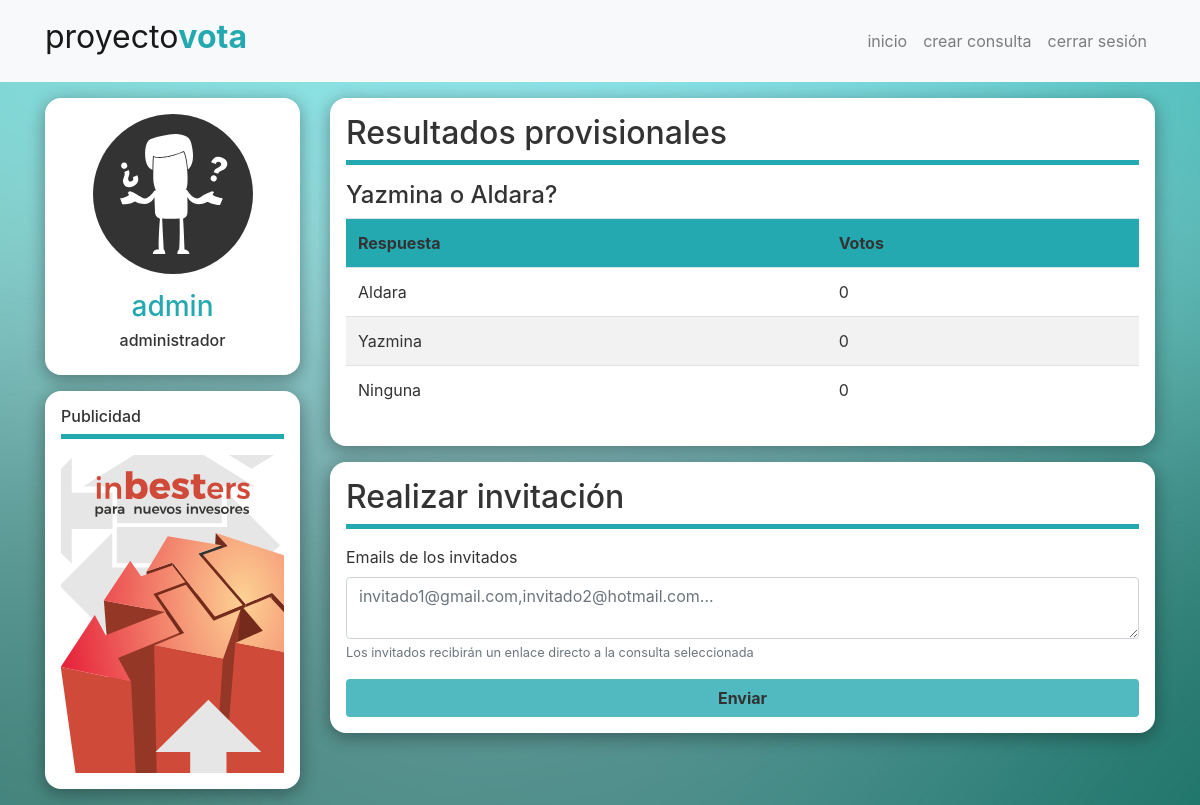
/PHP/realizarInvitacion.php?idConsulta=4 (signed in), run on the app's committed database.
### tables this page shows
CREATE TABLE `consultas` (
  `id_consulta` int(11) NOT NULL,
  `des_pregunta` varchar(60) NOT NULL,
  `id_usuario` varchar(16) NOT NULL,
  `fecha_inicio` date NOT NULL,
  `fecha_final` date NOT NULL
);

CREATE TABLE `opciones` (
  `id_opcion` int(11) NOT NULL,
  `id_consulta` int(11) NOT NULL,
  `des_opcion` varchar(20) NOT NULL
);

### PHP/funcionesPHP.php (called while the page is built, shortened)
<?php
  function realizarConsulta($query) {
    $resultado = $GLOBALS['conn']->prepare($query);
    try {
      $resultado->execute();
      return $resultado;
    } catch (PDOException $e) {
      echo "Fallo al realizar la consulta: " . $e->getMessage() . "\n";
      desconectarBD();
    }
  }
  function obtenerConsulta($idConsulta) {
    $obtenerConsulta = realizarConsulta("SELECT des_pregunta from consultas WHERE id_consulta =".$idConsulta);
    $consulta = $obtenerConsulta->fetch();
    return $consulta['des_pregunta'];
  }
  function contarVotos($idOpcion) {
    $contadorVotos = realizarConsulta("SELECT count(*) FROM votos WHERE id_opcion=".$idOpcion);
    return $contadorVotos->fetch();
  }
  function obtenerOpciones($idConsulta) {
    $listaOpciones = [];
    $obtenerOpciones = realizarConsulta("SELECT id_opcion, des_opcion FROM opciones WHERE id_consulta =".$idConsulta);
    $opcion = $obtenerOpciones->fetch();
    while ($opcion) {
      $opcion = [0=> $opcion['des_opcion'], 1=>$opcion['id_opcion']];
      array_push($listaOpciones, $opcion);
      $opcion = $obtenerOpciones->fetch();
    }
    return $listaOpciones;
  }
?>

### PHP/realizarInvitacion.php (the view, shortened to what this page needs)
<!DOCTYPE html>
<html>
<head>
	<link rel="stylesheet" type="text/css" href="../reset.css">
	<link rel="stylesheet" href="https://maxcdn.bootstrapcdn.com/bootstrap/4.0.0-beta.2/css/bootstrap.min.css">
	<link rel="stylesheet" type="text/css" href="../style.css">
</head>
<body>
	<?php
		include 'funcionesPHP.php';
		$idConsulta = $_GET['idConsulta'];
	?>
	<nav class="navbar navbar-expand-lg navbar-light bg-light">
		<div class="container">
			<a class="navbar-brand" href="inicio.php">proyecto<span>vota</span></a>
			<div class="collapse navbar-collapse" id="navegacion">
				<ul class="navbar-nav ml-auto">
					<li class="nav-item">
						<a class="nav-link" href="inicio.php">inicio</a>
					</li>
					<li class="nav-item">
						<a class="nav-link" href="creacionConsulta.php">crear consulta</a>
					</li>
					<li class="nav-item">
						<a class="nav-link" href="cerrarSesion.php">cerrar sesión</a>
					</li>
				</ul>
			</div>
		</div>
	</nav>
	<div class="container">
		<div class="row">
			<div class="col-md-12 col-lg-3">
				<div id="perfil" class="caja">
					<div class="row">
						<div class="circle-logo mx-auto"></div>
					</div>
					<h3 class="text-center color-blue"><?php echo $_SESSION['usuario']; ?></h3>
					<h6 class="text-center"><?php echo $_SESSION['tipoUsuario']; ?></h6>
				</div>
				<div class="caja d-none d-lg-block">
					<div class="page-header">
						<h6>Publicidad</h6>
					</div>
					<img src="../IMG/banner.svg" class="img-fluid" alt="Responsive image">
				</div>
			</div>
			<div class="col-md-12 col-lg-9">
				<div class="caja">
					<div class="page-header">
						<h2>Resultados provisionales</h2>
					</div>
					<table class="table table-striped table-hover table-responsive-xs">
						<th scope="col">Respuesta</th>
						<th scope="col">Votos</th>
					<?php
						$consulta = obtenerConsulta($idConsulta);
						$opciones = obtenerOpciones($idConsulta);
					?>
					<h4 class='pregunta'> <?php echo "$consulta"; ?> </h4>
					<?php
						for ($i=0; $i < sizeof($opciones); $i++) {
							$contadorVotos = contarVotos($opciones[$i][1]);
							echo "<tr>";
							echo "<td>".$opciones[$i][0]."</td>";
							echo "<td>".$contadorVotos[0]."</td>";
							echo "</tr>";
						}
					?>
					</table>
				</div>
				<div class="caja">
					<div class="page-header">
						<h2>Realizar invitación</h2>
					</div>
					<form id="formularioInvitacion" method="POST" action="invitacionRealizada.php">
						<div class="form-group">
							<label>Emails de los invitados</label>
							<textarea name="email" class="form-control" aria-describedby="emailHelp" placeholder="invitado1@gmail.com,invitado2@hotmail.com..."></textarea>
							<small class="form-text text-muted">Los invitados recibirán un enlace directo a la consulta seleccionada</small>
						</div>
						<input type="button" class="btn col-md-12" name="enviar" value="Enviar" onclick="comprobarEmail()">
					</form>
				</div>
			</div>
		</div>
	</div>
</body>
</html>

### style.css (style rules this page uses)
body { background-image: url(IMG/background.jpg); -webkit-background-size: cover; -moz-background-size: cover; -o-background-size: cover; background-size: cover; background-position: center; background-attachment: fixed; background-repeat: no-repeat; color: #333; }
.color-blue { color: #25a9b1; }
.page-header { border-bottom: 5px solid #25a9b1; margin-bottom: 1em; }
.btn { background-color: #25a9b1; font-weight: bold; cursor: pointer; opacity: 0.8; }
.navbar-brand { font-size: 2em; padding-bottom: 0.4em; }
.navbar-brand span { font-weight: bold; color: #25a9b1; }
.caja { background-color: #fff; padding: 1em; margin-bottom: 1em; border-radius: 1em; -webkit-box-shadow: 0px 4px 17px 1px rgba(0,0,0,0.33); -moz-box-shadow: 0px 4px 17px 1px rgba(0,0,0,0.33); box-shadow: 0px 4px 17px 1px rgba(0,0,0,0.33); box-sizing:border-box; -moz-box-sizing:border-box; -webkit-box-sizing:border-box; }
nav { margin-bottom: 1em; }
.circle-logo { display: inline-block; width: 10em; height: 10em; border-radius: 5em; background: url(IMG/logo.svg); background-color: #333; margin-bottom: 1em; }
table th { background-color: #25a9b1; font-weight: bold; }

### data on the page
consultas: des_pregunta "Yazmina o Aldara?"
opciones: des_opcion "Aldara", contadorVotos "0"
opciones: des_opcion "Yazmina", contadorVotos "0"
opciones: des_opcion "Ninguna", contadorVotos "0"

### other printed values
$_SESSION['usuario'] "admin"
$_SESSION['tipoUsuario'] "administrador"
